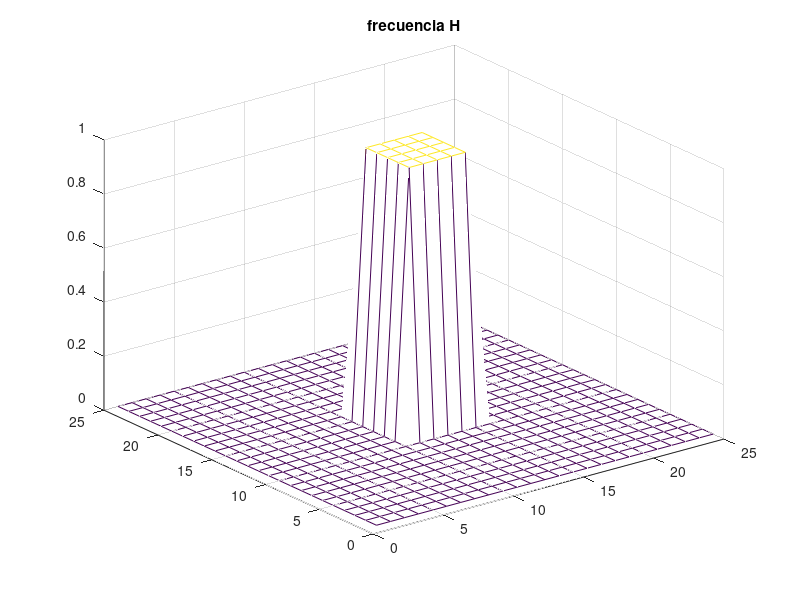
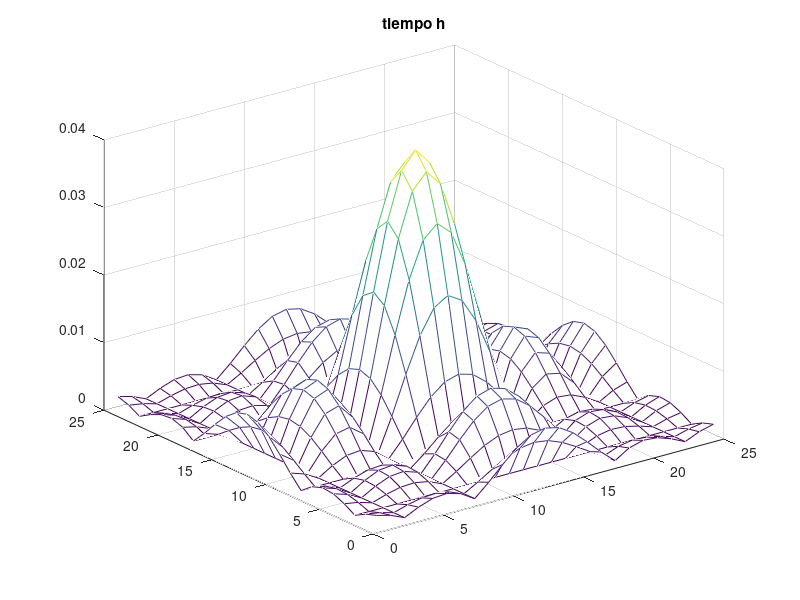

Write MATLAB code to recreate these figures, in order.
H = zeros(25,25);
H(11:15,11:15) = 1;
h=ifft2(H);

mesh([1:25],[1:25],H)
title("frecuencia H")

figure()
mesh([1:25],[1:25],fftshift(abs(h)))
title("tiempo h")